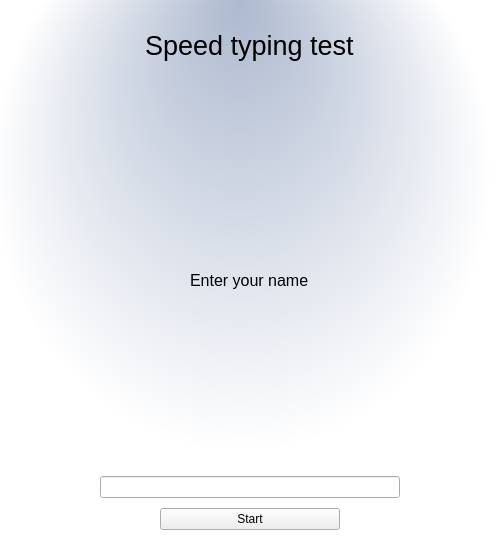
<?xml version="1.0" encoding="UTF-8"?>
<ui version="4.0">
 <class>menu_widget</class>
 <widget class="QWidget" name="menu_widget">
  <property name="geometry">
   <rect>
    <x>0</x>
    <y>0</y>
    <width>500</width>
    <height>560</height>
   </rect>
  </property>
  <property name="windowTitle">
   <string>Form</string>
  </property>
  <property name="styleSheet">
   <string notr="true">#menu_widget {
background-color:qradialgradient(spread:pad, cx:0.483682, cy:0.307, radius:0.5, fx:0.478, fy:0, stop:0 rgba(173, 185, 207, 255), stop:1 rgba(255, 255, 255, 255))
}


</string>
  </property>
  <layout class="QVBoxLayout" name="verticalLayout" stretch="0,0,1,0,0">
   <property name="spacing">
    <number>10</number>
   </property>
   <property name="leftMargin">
    <number>15</number>
   </property>
   <property name="topMargin">
    <number>30</number>
   </property>
   <property name="rightMargin">
    <number>15</number>
   </property>
   <property name="bottomMargin">
    <number>30</number>
   </property>
   <item alignment="Qt::AlignHCenter|Qt::AlignTop">
    <widget class="QLabel" name="title_label">
     <property name="font">
      <font>
       <pointsize>20</pointsize>
      </font>
     </property>
     <property name="text">
      <string>Speed typing test</string>
     </property>
    </widget>
   </item>
   <item alignment="Qt::AlignHCenter">
    <widget class="QLabel" name="picture_label">
     <property name="maximumSize">
      <size>
       <width>380</width>
       <height>300</height>
      </size>
     </property>
     <property name="text">
      <string/>
     </property>
     <property name="pixmap">
      <pixmap resource="resource.qrc">:/resources/Day 86 - Typing speed test/img/icon.png</pixmap>
     </property>
     <property name="scaledContents">
      <bool>true</bool>
     </property>
     <property name="alignment">
      <set>Qt::AlignLeading|Qt::AlignLeft|Qt::AlignVCenter</set>
     </property>
     <property name="margin">
      <number>0</number>
     </property>
    </widget>
   </item>
   <item alignment="Qt::AlignHCenter">
    <widget class="QLabel" name="entername_label">
     <property name="font">
      <font>
       <pointsize>12</pointsize>
      </font>
     </property>
     <property name="text">
      <string>Enter your name</string>
     </property>
    </widget>
   </item>
   <item alignment="Qt::AlignHCenter">
    <widget class="QLineEdit" name="nameinput_lineedit">
     <property name="minimumSize">
      <size>
       <width>300</width>
       <height>0</height>
      </size>
     </property>
     <property name="text">
      <string/>
     </property>
    </widget>
   </item>
   <item alignment="Qt::AlignHCenter">
    <widget class="QPushButton" name="start_button">
     <property name="minimumSize">
      <size>
       <width>180</width>
       <height>0</height>
      </size>
     </property>
     <property name="text">
      <string>Start</string>
     </property>
    </widget>
   </item>
  </layout>
 </widget>
 <resources>
  <include location="resource.qrc"/>
  <include location="../../../../../Program Files/JetBrains/PyCharm 2023.2.4/jbr/bin/resource.qrc"/>
 </resources>
 <connections/>
</ui>
